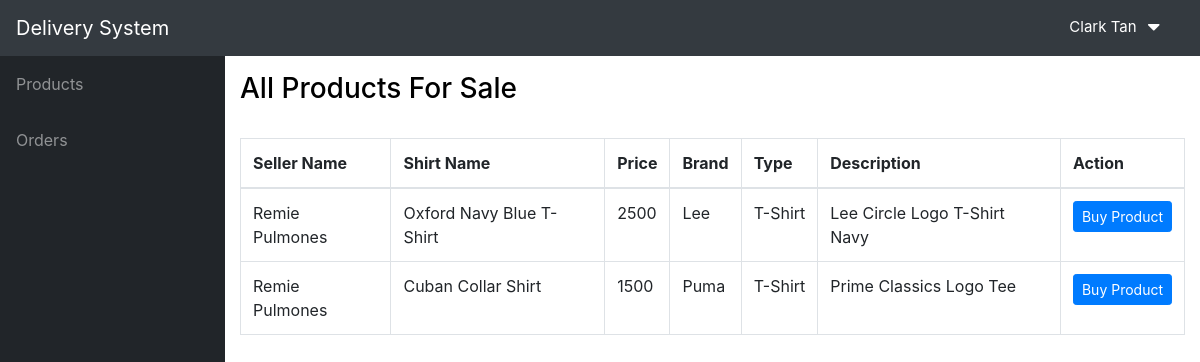
The page /views/customer/products.php (signed in) on the database its author committed.
### tables this page shows
CREATE TABLE `product` (
  `product_id` int(11) NOT NULL,
  `seller_id` int(11) NOT NULL,
  `shirt_name` varchar(250) NOT NULL,
  `brand` varchar(250) NOT NULL,
  `type` varchar(250) NOT NULL,
  `price` float NOT NULL,
  `description` varchar(250) NOT NULL,
  `product_status` tinyint(1) NOT NULL
);

CREATE TABLE `seller` (
  `seller_id` int(11) NOT NULL,
  `username` varchar(250) NOT NULL,
  `password` varchar(250) NOT NULL,
  `seller_name` varchar(250) NOT NULL,
  `contact_no` varchar(250) NOT NULL,
  `address` varchar(250) NOT NULL
);

### views/customer/products.php (the view, shortened to what this page needs)
<!DOCTYPE html>
<html lang="en">
<head>
  <link href="../vendor/fontawesome-free/css/all.min.css" rel="stylesheet" type="text/css">
  <link href="../vendor/datatables/dataTables.bootstrap4.css" rel="stylesheet">
  <link href="../css/sb-admin.css" rel="stylesheet">
</head>
<body id="page-top">
<?php include('include/header.php');?>
  <div id="wrapper">
    <?php include('include/sidebar.php');
    $customer_id = $_SESSION['customer_id'];
    ?>
    <div id="content-wrapper">
      <div class="container-fluid">
    <div>
        <h3 style="color:black">All Products For Sale</h3>
          <br>
    </div>
        <table class="table table-bordered" id="locationTable1" width="100%" cellspacing="0">
      <thead>
                <tr>
                     <th>Seller Name</th>
                     <th>Shirt Name</th>
                      <th>Price</th>
                     <th>Brand</th>
                     <th>Type</th>
                     <th>Description</th>
                     <th>Action</th>
                </tr>
      </thead>
           <?php
               $conn = connect();
               $result=mysqli_query($conn,"SELECT * FROM product JOIN seller ON product.seller_id = seller.seller_id WHERE product_status = 0");
              while ($row=mysqli_fetch_array($result)) {
                ?>
                 <tr>
                  <td><?php echo $row['seller_name']?></td>
                  <td><?php echo $row['shirt_name'];?></td>
                  <td><?php echo $row['price'];?></td>
                  <td><?php echo $row['brand'];?></td>
                  <td><?php echo $row['type'];?></td>
                  <td><?php echo $row['description'];?></td>
                  <td><a class="btn btn-primary btn-sm" href="../../controller/buy_product.php?cus=<?php echo $customer_id?>&buy=<?php echo $row['product_id']?>">Buy Product</a></td>
                </tr>
            <?php } ?>
       </table>
    <br>
      </div>
    </div>
  </div>
</body>
</html>

### rows shown on the page
product: seller.seller_name "Remie Pulmones", shirt_name "Oxford Navy Blue T-Shirt", price "2500", brand "Lee", type "T-Shirt", description "Lee Circle Logo T-Shirt Navy"
product: seller.seller_name "Remie Pulmones", shirt_name "Cuban Collar Shirt", price "1500", brand "Puma", type "T-Shirt", description "Prime Classics Logo Tee"

### other values the page prints
$_SESSION['uName'] "Clark Tan"
